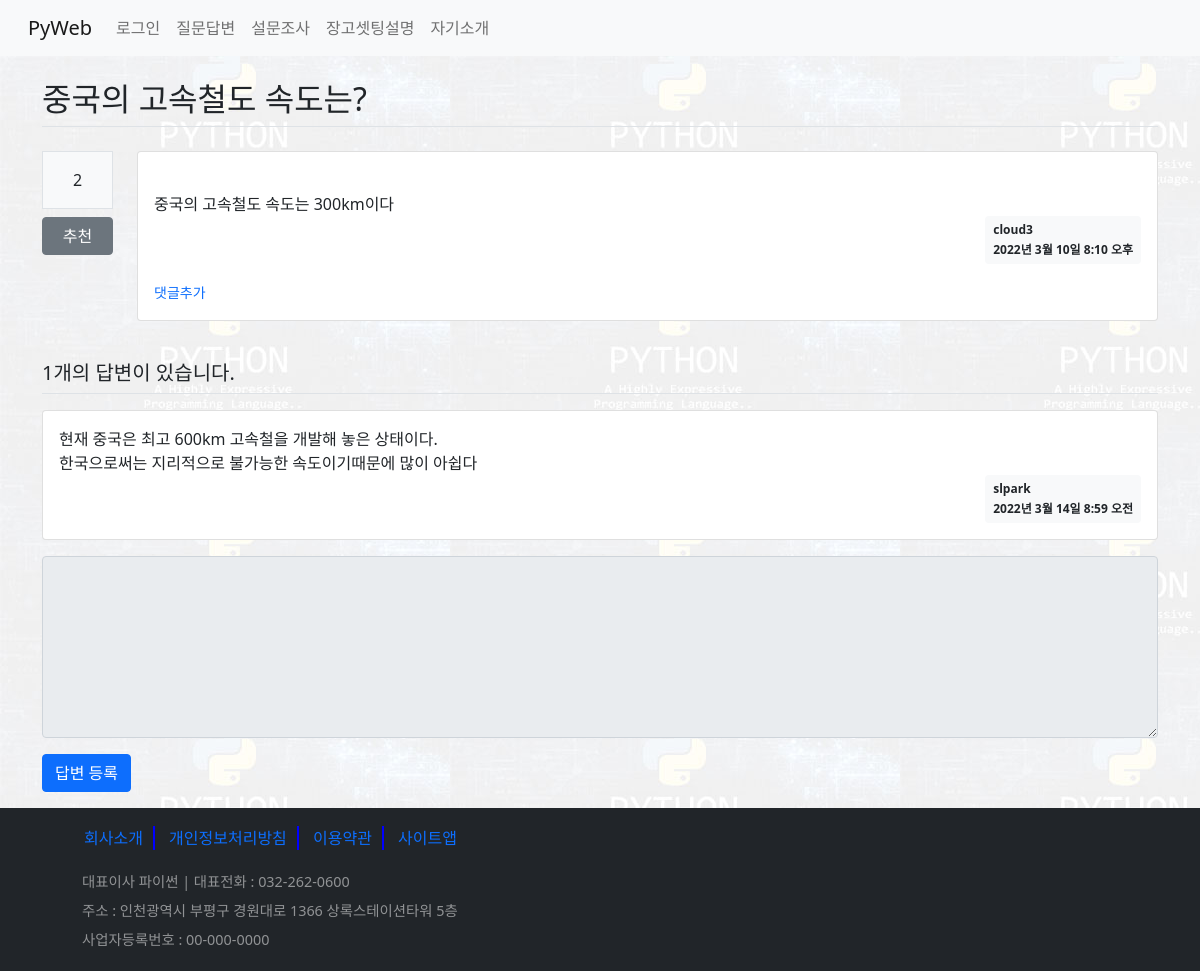
Before: /board/27/ with the older database file.
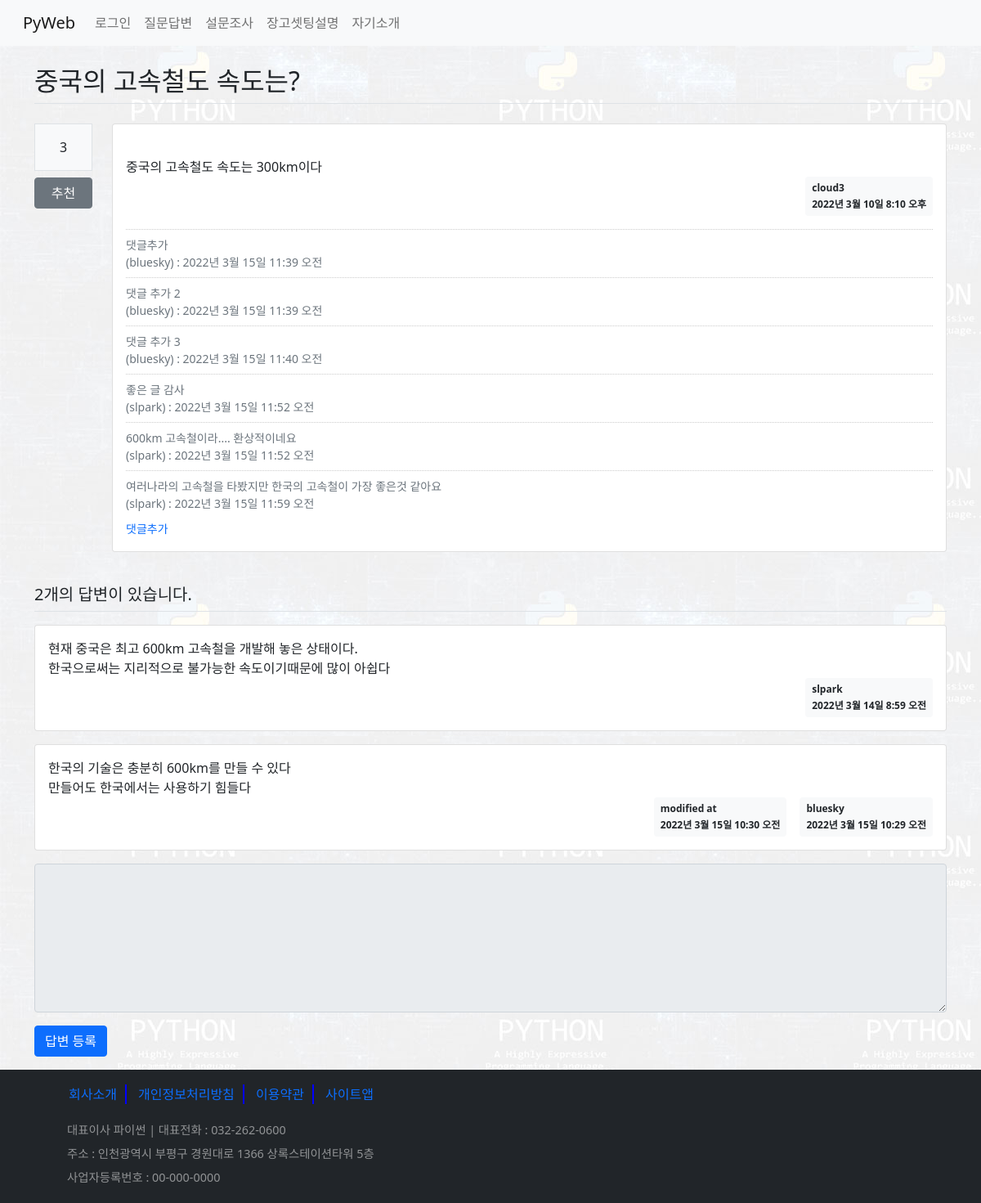
After: the same page with the newer database file.
### board/models.py (models this page shows, shortened)
class Question(models.Model):
    subject = models.CharField(max_length=200)
    content = models.TextField()
    create_date = models.DateTimeField()  # not null
    modify_date = models.DateTimeField(null=True, blank=True)  # null 허용 blank 폼테이터 null
    author = models.ForeignKey(User, on_delete=models.CASCADE, related_name='author_question')
    voter = models.ManyToManyField(User, related_name='voter_question')  # 추천수 - 다대다 관계

class Answer(models.Model):
    content = models.TextField()
    create_date = models.DateTimeField()
    modify_date = models.DateTimeField(null=True, blank=True)
    question = models.ForeignKey(Question, on_delete=models.CASCADE)
    author = models.ForeignKey(User, on_delete=models.CASCADE)

class Comment(models.Model):
    content = models.TextField()    # 댓글 내용
    create_date = models.DateTimeField()   # 댓글 작성일
    modify_date = models.DateTimeField(null=True, blank=True)   # 댓글 수정일
    author = models.ForeignKey(User, on_delete=models.CASCADE)  # 외래키 - 댓글 글쓴이
    question = models.ForeignKey(Question, null=True, blank=True,
                                 on_delete=models.CASCADE)  # 댓글이 달린 질문
    answer = models.ForeignKey(Answer, null=True, blank=True,
                               on_delete=models.CASCADE)  # 댓글이 달린 답변

### board/views/base_views.py (the view)
# urls.py: path('<int:question_id>/', base_views.detail, name='detail'), #127.0.0.1:8000/board/1/
def detail(request, question_id):
    question = get_object_or_404(Question, pk=question_id)  #url경로 오류 처리
    context = {'question': question}
    return render(request, 'board/detail.html', context)

### templates/board/detail.html (shortened to what this page needs)
{% extends 'base.html' %}
{% block content %}
    <div class="container my-3">
       <h2 class="border-bottom py-2">{{ question.subject }}</h2>
        <div class="row">
            <div class="col-1 my-3">
                <div class="bg-light text-center border p-3 font-weigh-bolder">
{{ question.voter.count }}
                </div>
                <a href="#" data-uri = "{% url 'board:vote_question' question.id %}"
                   class="recommend btn btn-secondary btn-block my-2">추천</a>
            </div>
            <div class="col-11">
            <div class="card my-3">
                <div class="card-body">
                    <div class="card-text" style="white-space:pre-line">
                        {{ question.content }}
                    </div>
                    <div class="d-flex justify-content-end">
                        <div class="badge badge-light text-dark p-2 text-left">
                            <div class="mb-2">{{ question.author }}</div>
                            <div>{{ question.create_date }}</div>
                        </div>
                    </div>
                    <div class="mt-3">
                        {% for comment in question.comment_set.all %}
                        <div class="comment text-muted py-2 small">
                            <span style="white-space:pre-line;">{{ comment.content }}</span><br>
                            <span>
                                ({{ comment.author }}) : {{ comment.create_date }}
                            </span>
                            <br>
                        </div>
                        {% endfor %}
                    </div>
                    <div >
                        <a href="{% url 'board:comment_create_question' question.id %}"
                        class="text-decoration-none small">댓글추가</a>
                    </div>
                </div>
            </div>
            </div>
        </div>
        <h5 class="border-bottom my-3 py-2">
            {{ question.answer_set.count }}개의 답변이 있습니다.
        </h5>
        {% for answer in question.answer_set.all %}
        <div class="card my-3">
            <div class="card-body">
                <div class="card-text" style="white-space:pre-line">{{ answer.content }}</div>
                <div class="d-flex justify-content-end">
                    {% if answer.modify_date %}
                    <div class="badge badge-light badge text-dark p-2 mx-3 text-left">
                        <div class="mb-2">modified at</div>
                        <div>{{ answer.modify_date }}</div>
                    </div>
                    {% endif %}
                    <div class="badge badge-light badge text-dark p-2 text-left">
                        <div class="mb-2">{{ answer.author }}</div>
                        <div>{{ answer.create_date }}</div>
                    </div>
                </div>
            </div>
        </div>
        {% endfor %}
        <form action="{% url 'board:answer_create' question.id %}" method="post">
          <div class="form-group">
              <textarea name="content" rows="7" cols="60" class="form-control"
                        {% if not user.is_authenticated %} disabled {% endif %}></textarea>
          </div>
          <input type="submit" value="답변 등록" class="btn btn-primary">
      </form>
    </div>
{% endblock %}

### templates/base.html (shortened to what this page needs)
<!DOCTYPE html>
{% load static %}
<html lang="ko">
<head>
    <link rel="stylesheet" href="{% static 'board/css/bootstrap.css' %}">
    <link rel="stylesheet" href="{% static 'board/css/style.css' %}">
    <link href="https://cdn.jsdelivr.net/npm/bootstrap@5.1.3/dist/css/bootstrap.min.css"
          rel="stylesheet"
>
</head>
<body>
{% include 'navbar.html' %}
{% block content %}{% endblock %}
{% include 'footer.html' %}
</body>
</html>

### templates/navbar.html (shortened to what this page needs)
<nav class="navbar navbar-expand-lg navbar-light bg-light">
  <div class="container-fluid">
    <a class="navbar-brand" href="{% url 'board:index' %}">PyWeb</a>
    <div class="collapse navbar-collapse" id="navbarNav">
      <ul class="navbar-nav">
        <li class="nav-item">
          {% if user.is_authenticated %}
            <a class="nav-link" href="{% url 'common:logout_view' %}">({{ user.username }}) 님: Logout</a>
          {% else %}
            <a class="nav-link" href="{% url 'common:login_view' %}">로그인</a>
          {% endif %}
        </li>
        <li class="nav-item">
            <a class="nav-link" href="{% url 'board:boardlist' %}">질문답변</a>
        </li>
        <li class="nav-item">
            <a class="nav-link" href="{% url 'poll:index' %}">설문조사</a>
        </li>
        <li class="nav-item">
            <a class="nav-link" href="{% url 'book:django_doc' %}">장고셋팅설명</a>
        </li>
        <li class="nav-item">
            <a class="nav-link" href="{% url 'book:about_me' %}">자기소개</a>
        </li>
      </ul>
    </div>
  </div>
</nav>

### templates/footer.html
<footer class="bg-dark p-2 ">
  <div class="container">
    <ul class="menu">
      <li><a href="#">회사소개</a> </li>
      <li><a href="#">개인정보처리방침</a> </li>
      <li><a href="#">이용약관</a> </li>
      <li><a href="#">사이트앱</a> </li>
    </ul>
    <address>
      <p>대표이사 파이썬 | 대표전화 : 032-262-0600</p>
      <p>주소 : 인천광역시 부평구 경원대로 1366 상록스테이션타워 5층</p>
      <p>사업자등록번호 : 00-000-0000</p>
    </address>
  </div>
</footer>

### static/board/css/style.css (style rules this page uses)
.comment { border-top: 1px dotted #ccc; }
footer .menu { list-style: none; }
footer .menu li { display: inline-block; margin: 10px 0; border-right: 2px solid rgb(0, 0, 255); padding: 0 10px; }
footer .menu li:last-child { border: none; }
footer .menu li a { text-decoration: none; }
footer address p { color: #fff; margin-left: 40px; line-height: 0.9em; color: rgba(255, 255, 255, 0.5); font-size: 0.9em; }

Changed rows visible on the page:
computed for Question "중국의 고속철도 속도는?": voter.count "2" → "3"; answer_set.count "1" → "2"
added Comment: content "댓글추가", author "bluesky", create_date "2022년 3월 15일 11:39 오전"
added Comment: content "댓글 추가 2", author "bluesky", create_date "2022년 3월 15일 11:39 오전"
added Comment: content "댓글 추가 3", author "bluesky", create_date "2022년 3월 15일 11:40 오전"
added Comment: content "좋은 글 감사", author "slpark", create_date "2022년 3월 15일 11:52 오전"
added Comment: content "600km 고속철이라.... 환상적이네요", author "slpark", create_date "2022년 3월 15일 11:52 오전"
added Comment: content "여러나라의 고속철을 타봤지만 한국의 고속철이 가장 좋은것 같아요", author "slpark", create_date "2022년 3월 15일 11:59 오전"
added Answer: content "한국의 기술은 충분히 600km를 만들 수 있다 만들어도 한국에서는 사용하기 힘들다", modify_date "2022년 3월 15일 10:30 오전", author "bluesky", create_date "2022년 3월 15일 10:29 오전"
